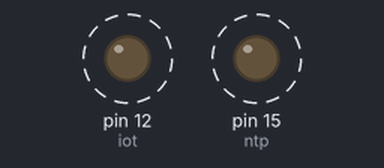
This sketch was run on a simulated Arduino Uno, built with avr-gcc and run on an emulated ATmega328P. On the bench: output pins drawn as LEDs (lit = HIGH). Dashed ring = blinking.

Above: at 0.2 s.
Timing chart, 0 to 4.6 s (numbered marks = the images above):
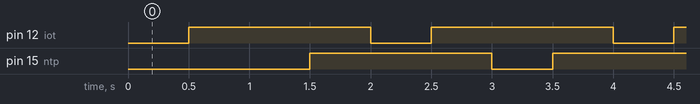

The sketch:

function2.ino
```cpp
int iot = 12;
int ntp = 15;

void setup() {
  pinMode(iot,OUTPUT);
  pinMode(ntp,OUTPUT);

}


void loop() {
  iotblink();
  NTPblink();


}

void iotblink(){

  digitalWrite(iot,LOW);
  delay(500);
  digitalWrite(iot,HIGH);
  delay(500);
}

void NTPblink(){

  digitalWrite(ntp,LOW);
  delay(500);
  digitalWrite(ntp,HIGH);
  delay(500);
}
```

wifi.ino
```cpp
int wifiblink(int x){
  int sum =x*10;
  return sum;
}
```

Measured:
- by itself, pin 12 (iot), pin 15 (ntp): alternates HIGH for 1.5 s and LOW for 0.50 s
- by itself, everything shown: repeats every 16.0 s, in 32 steps
